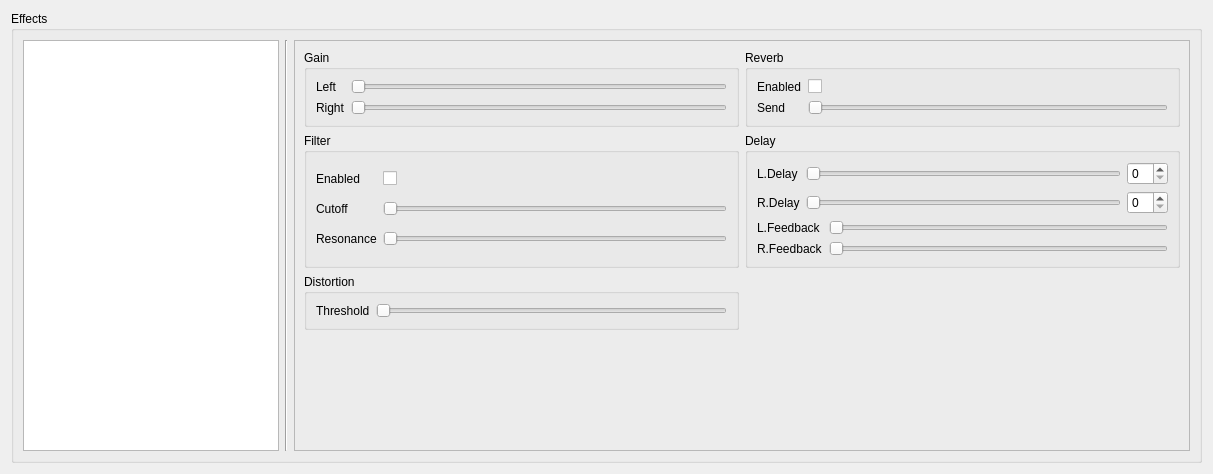
    <widget class="QWidget" name="effectPage" >
     <layout class="QVBoxLayout" >
      <item>
       <widget class="QGroupBox" name="groupBox_15" >
        <property name="title" >
         <string>Effects</string>
        </property>
        <layout class="QHBoxLayout" >
         <item>
          <widget class="QListWidget" name="voice_list_2" >
           <property name="sizePolicy" >
            <sizepolicy vsizetype="Expanding" hsizetype="Maximum" >
             <horstretch>0</horstretch>
             <verstretch>0</verstretch>
            </sizepolicy>
           </property>
          </widget>
         </item>
         <item>
          <widget class="Line" name="line_4" >
           <property name="orientation" >
            <enum>Qt::Vertical</enum>
           </property>
          </widget>
         </item>
         <item>
          <widget class="QFrame" name="frame_6" >
           <property name="frameShape" >
            <enum>QFrame::StyledPanel</enum>
           </property>
           <property name="frameShadow" >
            <enum>QFrame::Raised</enum>
           </property>
           <layout class="QGridLayout" >
            <item row="0" column="0" >
             <widget class="QGroupBox" name="groupBox_17" >
              <property name="title" >
               <string>Gain</string>
              </property>
              <layout class="QGridLayout" >
               <item row="0" column="0" >
                <widget class="QLabel" name="label_2" >
                 <property name="text" >
                  <string>Left</string>
                 </property>
                </widget>
               </item>
               <item row="0" column="1" >
                <widget class="QSlider" name="gain_left_slider" >
                 <property name="maximum" >
                  <number>15</number>
                 </property>
                 <property name="orientation" >
                  <enum>Qt::Horizontal</enum>
                 </property>
                </widget>
               </item>
               <item row="1" column="0" >
                <widget class="QLabel" name="label_18" >
                 <property name="text" >
                  <string>Right</string>
                 </property>
                </widget>
               </item>
               <item row="1" column="1" >
                <widget class="QSlider" name="gain_right_slider" >
                 <property name="maximum" >
                  <number>15</number>
                 </property>
                 <property name="orientation" >
                  <enum>Qt::Horizontal</enum>
                 </property>
                </widget>
               </item>
              </layout>
             </widget>
            </item>
            <item row="0" column="1" >
             <widget class="QGroupBox" name="groupBox_18" >
              <property name="title" >
               <string>Reverb</string>
              </property>
              <layout class="QGridLayout" >
               <item row="0" column="0" >
                <widget class="QLabel" name="label_47" >
                 <property name="text" >
                  <string>Enabled</string>
                 </property>
                </widget>
               </item>
               <item row="0" column="1" >
                <widget class="QCheckBox" name="reverb_enable_checkbox" >
                 <property name="text" >
                  <string/>
                 </property>
                </widget>
               </item>
               <item row="1" column="0" >
                <widget class="QLabel" name="label_34" >
                 <property name="text" >
                  <string>Send</string>
                 </property>
                </widget>
               </item>
               <item row="1" column="1" >
                <widget class="QSlider" name="reverb_send_slider" >
                 <property name="orientation" >
                  <enum>Qt::Horizontal</enum>
                 </property>
                </widget>
               </item>
              </layout>
             </widget>
            </item>
            <item row="1" column="0" >
             <widget class="QGroupBox" name="groupBox_16" >
              <property name="title" >
               <string>Filter</string>
              </property>
              <layout class="QGridLayout" >
               <item row="0" column="0" >
                <widget class="QLabel" name="label_17" >
                 <property name="text" >
                  <string>Enabled</string>
                 </property>
                </widget>
               </item>
               <item row="0" column="1" >
                <widget class="QCheckBox" name="filter_enable_checkbox" >
                 <property name="text" >
                  <string/>
                 </property>
                </widget>
               </item>
               <item row="1" column="0" >
                <widget class="QLabel" name="label_15" >
                 <property name="text" >
                  <string>Cutoff</string>
                 </property>
                </widget>
               </item>
               <item row="1" column="1" >
                <widget class="QSlider" name="filter_cutoff_slider" >
                 <property name="orientation" >
                  <enum>Qt::Horizontal</enum>
                 </property>
                </widget>
               </item>
               <item row="2" column="0" >
                <widget class="QLabel" name="label_16" >
                 <property name="text" >
                  <string>Resonance</string>
                 </property>
                </widget>
               </item>
               <item row="2" column="1" >
                <widget class="QSlider" name="filter_resonance_slider" >
                 <property name="orientation" >
                  <enum>Qt::Horizontal</enum>
                 </property>
                </widget>
               </item>
              </layout>
             </widget>
            </item>
            <item row="1" column="1" >
             <widget class="QGroupBox" name="groupBox_19" >
              <property name="title" >
               <string>Delay</string>
              </property>
              <layout class="QVBoxLayout" >
               <item>
                <layout class="QGridLayout" >
                 <item row="0" column="0" >
                  <widget class="QLabel" name="label_19" >
                   <property name="text" >
                    <string>L.Delay</string>
                   </property>
                  </widget>
                 </item>
                 <item row="0" column="1" >
                  <widget class="QSlider" name="delay_left_delay_slider" >
                   <property name="orientation" >
                    <enum>Qt::Horizontal</enum>
                   </property>
                  </widget>
                 </item>
                 <item row="0" column="2" >
                  <widget class="QSpinBox" name="delay_left_delay_spinbox" />
                 </item>
                 <item row="1" column="0" >
                  <widget class="QLabel" name="label_20" >
                   <property name="text" >
                    <string>R.Delay</string>
                   </property>
                  </widget>
                 </item>
                 <item row="1" column="1" >
                  <widget class="QSlider" name="delay_right_delay_slider" >
                   <property name="orientation" >
                    <enum>Qt::Horizontal</enum>
                   </property>
                  </widget>
                 </item>
                 <item row="1" column="2" >
                  <widget class="QSpinBox" name="delay_right_delay_spinbox" />
                 </item>
                </layout>
               </item>
               <item>
                <layout class="QGridLayout" >
                 <item row="0" column="0" >
                  <widget class="QLabel" name="label_32" >
                   <property name="text" >
                    <string>L.Feedback</string>
                   </property>
                  </widget>
                 </item>
                 <item row="0" column="1" >
                  <widget class="QSlider" name="delay_left_feedback_slider" >
                   <property name="orientation" >
                    <enum>Qt::Horizontal</enum>
                   </property>
                  </widget>
                 </item>
                 <item row="1" column="0" >
                  <widget class="QLabel" name="label_33" >
                   <property name="text" >
                    <string>R.Feedback</string>
                   </property>
                  </widget>
                 </item>
                 <item row="1" column="1" >
                  <widget class="QSlider" name="delay_right_feedback_slider" >
                   <property name="orientation" >
                    <enum>Qt::Horizontal</enum>
                   </property>
                  </widget>
                 </item>
                </layout>
               </item>
              </layout>
             </widget>
            </item>
            <item row="2" column="0" >
             <widget class="QGroupBox" name="groupBox_20" >
              <property name="title" >
               <string>Distortion</string>
              </property>
              <layout class="QHBoxLayout" >
               <item>
                <widget class="QLabel" name="label_48" >
                 <property name="text" >
                  <string>Threshold</string>
                 </property>
                </widget>
               </item>
               <item>
                <widget class="QSlider" name="distortion_threshold_slider" >
                 <property name="maximum" >
                  <number>15</number>
                 </property>
                 <property name="orientation" >
                  <enum>Qt::Horizontal</enum>
                 </property>
                </widget>
               </item>
              </layout>
             </widget>
            </item>
            <item row="2" column="1" >
             <spacer>
              <property name="orientation" >
               <enum>Qt::Vertical</enum>
              </property>
              <property name="sizeType" >
               <enum>QSizePolicy::Minimum</enum>
              </property>
              <property name="sizeHint" stdset="0" >
               <size>
                <width>20</width>
                <height>40</height>
               </size>
              </property>
             </spacer>
            </item>
            <item row="3" column="0" >
             <spacer>
              <property name="orientation" >
               <enum>Qt::Vertical</enum>
              </property>
              <property name="sizeHint" stdset="0" >
               <size>
                <width>435</width>
                <height>111</height>
               </size>
              </property>
             </spacer>
            </item>
            <item row="3" column="1" >
             <spacer>
              <property name="orientation" >
               <enum>Qt::Vertical</enum>
              </property>
              <property name="sizeHint" stdset="0" >
               <size>
                <width>435</width>
                <height>111</height>
               </size>
              </property>
             </spacer>
            </item>
           </layout>
          </widget>
         </item>
        </layout>
       </widget>
      </item>
     </layout>
    </widget>
